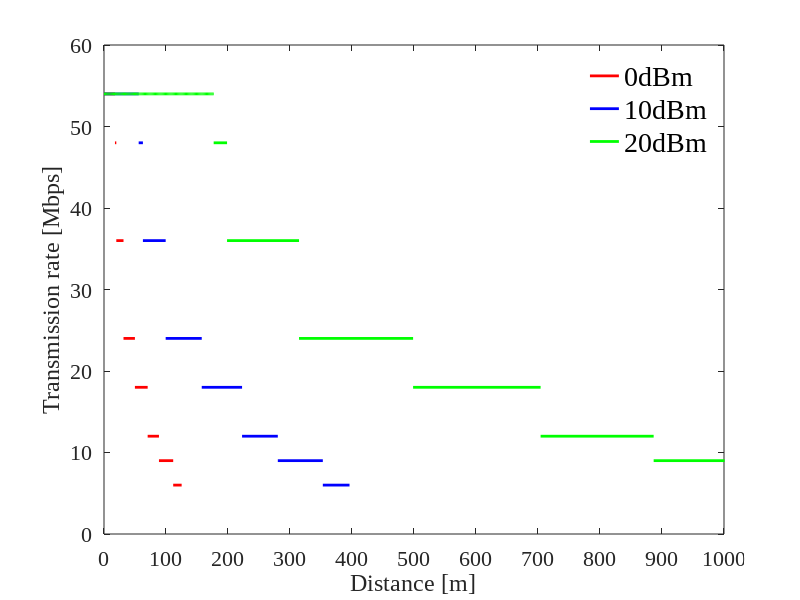

This chart was generated by the following MATLAB code:
% 各伝送レートにおける最大伝送距離の計算
Rmin = [-82 -81 -79 -77 -74 -70 -66 -65]; % 最小受信感度[dBm]
Tp_values = [0, 10, 20]; % 送信電力[dBm]の異なる値
f = 2.4 * 10^9;
c = 3 * 10^8;
TR = [6 9 12 18 24 36 48 54];

% 色指定
colors = {'r', 'b', 'g'};

figure('Position', [100, 100, 800, 500]);
hold on;

legend_handles = []; % 凡例用のハンドル

for j = 1:length(Tp_values)
    Tp = Tp_values(j);
    d = zeros(size(Rmin));
    
    for i = 1:length(Rmin)
        Lfs = Tp - Rmin(i);
        d(i) = ((10^(Lfs/20)) * c) / (4 * pi * f);
    end
    
    % プロット
    for i = 1:length(d)-1
        x = linspace(d(i), d(i+1), 2);
        y = ones(size(x)) * TR(i);
        h = plot(x, y, 'Color', colors{j}, 'LineWidth', 2);
        
        if i == 1  % 凡例用に最初の線のハンドルを保存
            legend_handles(j) = h;
        end
    end
    
    % 最後の区間もプロット
    x = linspace(d(end), 0, 100);
    y = ones(size(x)) * TR(end);
    plot(x, y, 'Color', colors{j}, 'LineWidth', 2);
end

xlabel('Distance [m]', 'FontSize', 20, 'FontName', 'Times New Roman');
ylabel('Transmission rate [Mbps]', 'FontSize', 20, 'FontName', 'Times New Roman');
set(gca, 'FontSize', 16, 'FontName', 'Times New Roman');
grid off;
box on;

% 軸のメモリ設定
yticks(0:10:60);
xticks(0:100:1000);
ylim([0 60]);
xlim([0 1000]);

% 凡例（プロットの色と一致）
legend(legend_handles, {'0dBm', '10dBm', '20dBm'}, 'FontSize', 20, 'FontName', 'Times New Roman', ...
    'Location', 'northeast', 'Box', 'off');

hold off;
